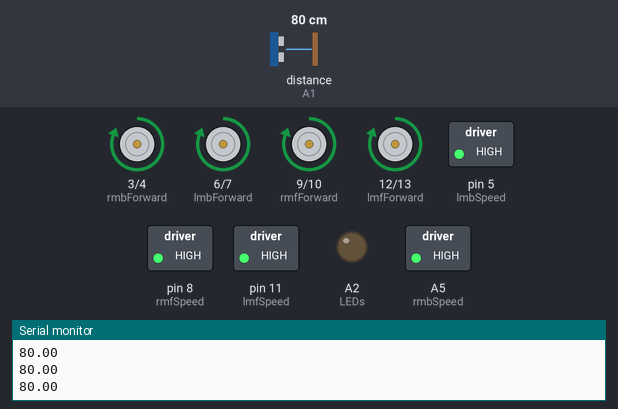
A sketch run on a simulated Arduino Uno, built with avr-gcc and run on an emulated ATmega328P. On the bench: motor-driver pin pairs drawn as motors (green arrow = first pin HIGH = forward, orange = second pin HIGH = backward, longer = more drive), switched loads named in the sketch (green lamp = pin HIGH), output pins drawn as LEDs (lit = HIGH), the last lines printed to the serial monitor. Inputs (shaded band) come from the test bench; at power-on: distance to the obstacle (sensor on A1) 80 cm. Random numbers use the default seed unless the sketch sets one.

Above: at 1.2 s.
1.3 s: distance to the obstacle (sensor on A1) set to 22 cm
2.8 s: distance to the obstacle (sensor on A1) set to 17 cm
At 3.01 s:
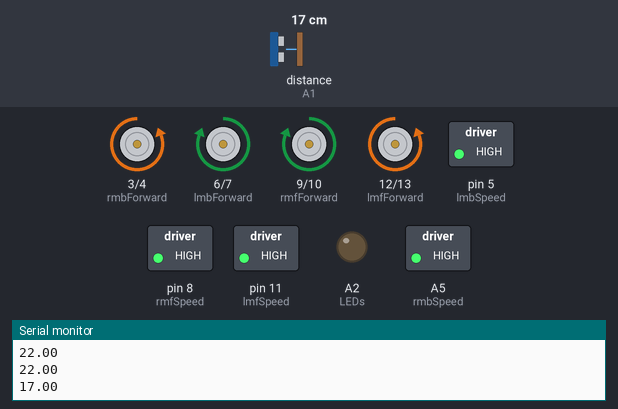
5.8 s: distance to the obstacle (sensor on A1) set to 35 cm
7.3 s: distance to the obstacle (sensor on A1) set to 2 cm
At 7.5 s:
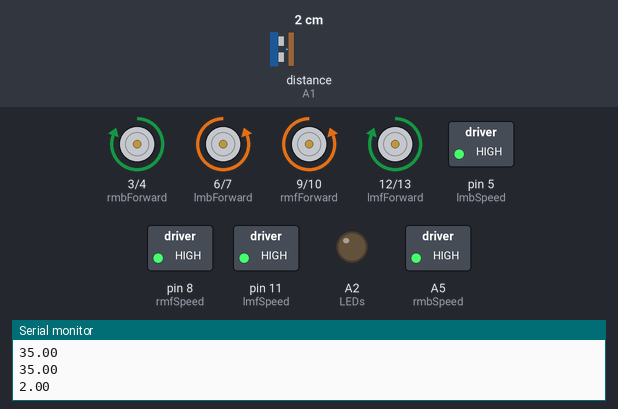
Timing chart, 0 to 11.3 s (numbered marks = the images above; inputs shaded):
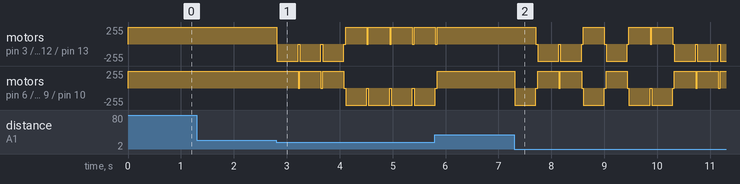

The sketch:

final.ino
```cpp
#include <HCSR04.h>


UltraSonicDistanceSensor ultrasonic(A0, A1);

// Left Front Motor
const int lmfSpeed = 11;
const int lmfForward = 12;
const int lmfBackward = 13;
// Left Back Motor
const int lmbSpeed = 5;
const int lmbForward = 6;
const int lmbBackward = 7;
// Right Front Motor
const int rmfSpeed = 8;
const int rmfForward = 9;
const int rmfBackward = 10;
// Right Backward Motor
const int rmbSpeed = A5;
const int rmbForward = 3;
const int rmbBackward = 4;
// Misc
const int LEDs = A2;
const int IRSensor = A3;

float USDistance;
float IRDistance;

void setup() {
  pinMode(lmfSpeed, OUTPUT);
  pinMode(lmfForward, OUTPUT);
  pinMode(lmfBackward, OUTPUT);
  pinMode(lmbSpeed, OUTPUT);
  pinMode(lmbForward, OUTPUT);
  pinMode(lmbBackward, OUTPUT);
  pinMode(rmfSpeed, OUTPUT);
  pinMode(rmfForward, OUTPUT);
  pinMode(rmfBackward, OUTPUT);
  pinMode(rmbSpeed, OUTPUT);
  pinMode(rmbForward, OUTPUT);
  pinMode(rmbBackward, OUTPUT);
  pinMode(LEDs, OUTPUT);
  pinMode(IRSensor, INPUT);

  digitalWrite(lmfSpeed, HIGH);
  digitalWrite(rmfSpeed, HIGH);
  digitalWrite(lmbSpeed, HIGH);
  digitalWrite(rmbSpeed, HIGH);
  Serial.begin(9600);
}

void loop() {
  USDistance = ultrasonic.measureDistanceCm();
  // IRDistance = analogRead(IRSensor) * 10;
  Serial.println(USDistance);
  if (USDistance > 0 && USDistance < 20) {
    if (random(0, 2)) {
      goLeft();
    } else {
      goRight();
    }
    delay(400);
    stop();
    delay(30);
  } else {
    goForward();
  }
}

void goForward() {
  digitalWrite(lmfForward, HIGH);
  digitalWrite(lmfBackward, LOW);
  digitalWrite(rmfForward, HIGH);
  digitalWrite(rmfBackward, LOW);
  digitalWrite(lmbForward, HIGH);
  digitalWrite(lmbBackward, LOW);
  digitalWrite(rmbForward, HIGH);
  digitalWrite(rmbBackward, LOW);
}

void goBackward() {
  digitalWrite(lmfForward, LOW);
  digitalWrite(lmfBackward, HIGH);
  digitalWrite(rmfForward, LOW);
  digitalWrite(rmfBackward, HIGH);
  digitalWrite(lmbForward, LOW);
  digitalWrite(lmbBackward, HIGH);
  digitalWrite(rmbForward, LOW);
  digitalWrite(rmbBackward, HIGH);
}

void stop() {
  digitalWrite(lmfForward, LOW);
  digitalWrite(lmfBackward, LOW);
  digitalWrite(rmfForward, LOW);
  digitalWrite(rmfBackward, LOW);
  digitalWrite(lmbForward, LOW);
  digitalWrite(lmbBackward, LOW);
  digitalWrite(rmbForward, LOW);
  digitalWrite(rmbBackward, LOW);
}

void goRight() {
  digitalWrite(lmfForward, HIGH);
  digitalWrite(lmfBackward, LOW);
  digitalWrite(rmfForward, LOW);
  digitalWrite(rmfBackward, HIGH);
  digitalWrite(lmbForward, LOW);
  digitalWrite(lmbBackward, HIGH);
  digitalWrite(rmbForward, HIGH);
  digitalWrite(rmbBackward, LOW);
}

void goLeft() {
  digitalWrite(lmfForward, LOW);
  digitalWrite(lmfBackward, HIGH);
  digitalWrite(rmfForward, HIGH);
  digitalWrite(rmfBackward, LOW);
  digitalWrite(lmbForward, HIGH);
  digitalWrite(lmbBackward, LOW);
  digitalWrite(rmbForward, LOW);
  digitalWrite(rmbBackward, HIGH);
}
```

Measured:
- the behaviour switches between 20 and 19 cm on distance to the obstacle (sensor on A1) (found by bisection; images 0 and 1)
